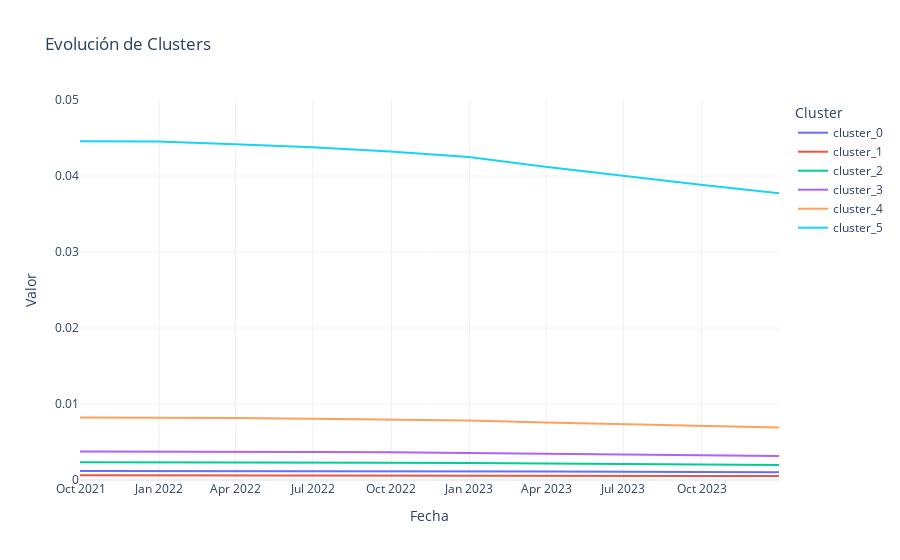

Notebook code for this chart:
### Code cell
import plotly.express as px
# Reestructurar el DataFrame para usar Plotly Express
df_melted = df_predicciones_macro.melt(id_vars="FECHA", var_name="Cluster", value_name="Valor")

# Crear el gráfico interactivo
fig = px.line(
    df_melted,
    x="FECHA",
    y="Valor",
    color="Cluster",
    title="Evolución de Clusters",
    labels={"Valor": "Valor", "FECHA": "Fecha"},
    template="plotly_white",
)

# Ajustar el rango del eje Y
fig.update_yaxes(range=[0, 0.05])

# Mostrar el gráfico
fig.show()

### Figure 1 — Plotly figure (JSON) as saved in the notebook; plotly's stock layout.template omitted (floating-point values rounded to 4 significant figures)
{"data": [{"hovertemplate": "Cluster=cluster_0<br>Fecha=%{x}<br>Valor=%{y}<extra></extra>", "legendgroup": "cluster_0", "line": {"color": "#636efa", "dash": "solid"}, "marker": {"symbol": "circle"}, "mode": "lines", "name": "cluster_0", "orientation": "v", "showlegend": true, "type": "scatter", "x": ["2021-09-30T00:00:00", "2021-12-31T00:00:00", "2022-03-31T00:00:00", "2022-06-30T00:00:00", "2022-09-30T00:00:00", "2022-12-31T00:00:00", "2023-03-31T00:00:00", "2023-06-30T00:00:00", "2023-09-30T00:00:00", "2023-12-31T00:00:00"], "xaxis": "x", "y": [0.001199, 0.001199, 0.001188, 0.001177, 0.001162, 0.001141, 0.001105, 0.001071, 0.001039, 0.001008], "yaxis": "y"}, {"hovertemplate": "Cluster=cluster_1<br>Fecha=%{x}<br>Valor=%{y}<extra></extra>", "legendgroup": "cluster_1", "line": {"color": "#EF553B", "dash": "solid"}, "marker": {"symbol": "circle"}, "mode": "lines", "name": "cluster_1", "orientation": "v", "showlegend": true, "type": "scatter", "x": ["2021-09-30T00:00:00", "2021-12-31T00:00:00", "2022-03-31T00:00:00", "2022-06-30T00:00:00", "2022-09-30T00:00:00", "2022-12-31T00:00:00", "2023-03-31T00:00:00", "2023-06-30T00:00:00", "2023-09-30T00:00:00", "2023-12-31T00:00:00"], "xaxis": "x", "y": [0.0006248, 0.0006246, 0.0006192, 0.0006134, 0.0006052, 0.0005946, 0.000576, 0.0005583, 0.0005414, 0.0005253], "yaxis": "y"}, {"hovertemplate": "Cluster=cluster_2<br>Fecha=%{x}<br>Valor=%{y}<extra></extra>", "legendgroup": "cluster_2", "line": {"color": "#00cc96", "dash": "solid"}, "marker": {"symbol": "circle"}, "mode": "lines", "name": "cluster_2", "orientation": "v", "showlegend": true, "type": "scatter", "x": ["2021-09-30T00:00:00", "2021-12-31T00:00:00", "2022-03-31T00:00:00", "2022-06-30T00:00:00", "2022-09-30T00:00:00", "2022-12-31T00:00:00", "2023-03-31T00:00:00", "2023-06-30T00:00:00", "2023-09-30T00:00:00", "2023-12-31T00:00:00"], "xaxis": "x", "y": [0.002337, 0.002337, 0.002317, 0.002295, 0.002264, 0.002225, 0.002155, 0.002089, 0.002026, 0.001966], "yaxis": "y"}, {"hovertemplate": "Cluster=cluster_3<br>Fecha=%{x}<br>Valor=%{y}<extra></extra>", "legendgroup": "cluster_3", "line": {"color": "#ab63fa", "dash": "solid"}, "marker": {"symbol": "circle"}, "mode": "lines", "name": "cluster_3", "orientation": "v", "showlegend": true, "type": "scatter", "x": ["2021-09-30T00:00:00", "2021-12-31T00:00:00", "2022-03-31T00:00:00", "2022-06-30T00:00:00", "2022-09-30T00:00:00", "2022-12-31T00:00:00", "2023-03-31T00:00:00", "2023-06-30T00:00:00", "2023-09-30T00:00:00", "2023-12-31T00:00:00"], "xaxis": "x", "y": [0.003758, 0.003757, 0.003725, 0.003689, 0.003641, 0.003577, 0.003465, 0.003359, 0.003258, 0.003161], "yaxis": "y"}, {"hovertemplate": "Cluster=cluster_4<br>Fecha=%{x}<br>Valor=%{y}<extra></extra>", "legendgroup": "cluster_4", "line": {"color": "#FFA15A", "dash": "solid"}, "marker": {"symbol": "circle"}, "mode": "lines", "name": "cluster_4", "orientation": "v", "showlegend": true, "type": "scatter", "x": ["2021-09-30T00:00:00", "2021-12-31T00:00:00", "2022-03-31T00:00:00", "2022-06-30T00:00:00", "2022-09-30T00:00:00", "2022-12-31T00:00:00", "2023-03-31T00:00:00", "2023-06-30T00:00:00", "2023-09-30T00:00:00", "2023-12-31T00:00:00"], "xaxis": "x", "y": [0.008218, 0.008215, 0.008146, 0.008069, 0.007963, 0.007824, 0.00758, 0.007349, 0.007128, 0.006917], "yaxis": "y"}, {"hovertemplate": "Cluster=cluster_5<br>Fecha=%{x}<br>Valor=%{y}<extra></extra>", "legendgroup": "cluster_5", "line": {"color": "#19d3f3", "dash": "solid"}, "marker": {"symbol": "circle"}, "mode": "lines", "name": "cluster_5", "orientation": "v", "showlegend": true, "type": "scatter", "x": ["2021-09-30T00:00:00", "2021-12-31T00:00:00", "2022-03-31T00:00:00", "2022-06-30T00:00:00", "2022-09-30T00:00:00", "2022-12-31T00:00:00", "2023-03-31T00:00:00", "2023-06-30T00:00:00", "2023-09-30T00:00:00", "2023-12-31T00:00:00"], "xaxis": "x", "y": [0.04457, 0.04455, 0.04419, 0.04379, 0.04323, 0.0425, 0.04123, 0.04001, 0.03885, 0.03773], "yaxis": "y"}], "layout": {"legend": {"title": {"text": "Cluster"}, "tracegroupgap": 0}, "title": {"text": "Evolución de Clusters"}, "xaxis": {"anchor": "y", "domain": [0, 1], "title": {"text": "Fecha"}}, "yaxis": {"anchor": "x", "domain": [0, 1], "range": [0, 0.05], "title": {"text": "Valor"}}}}
